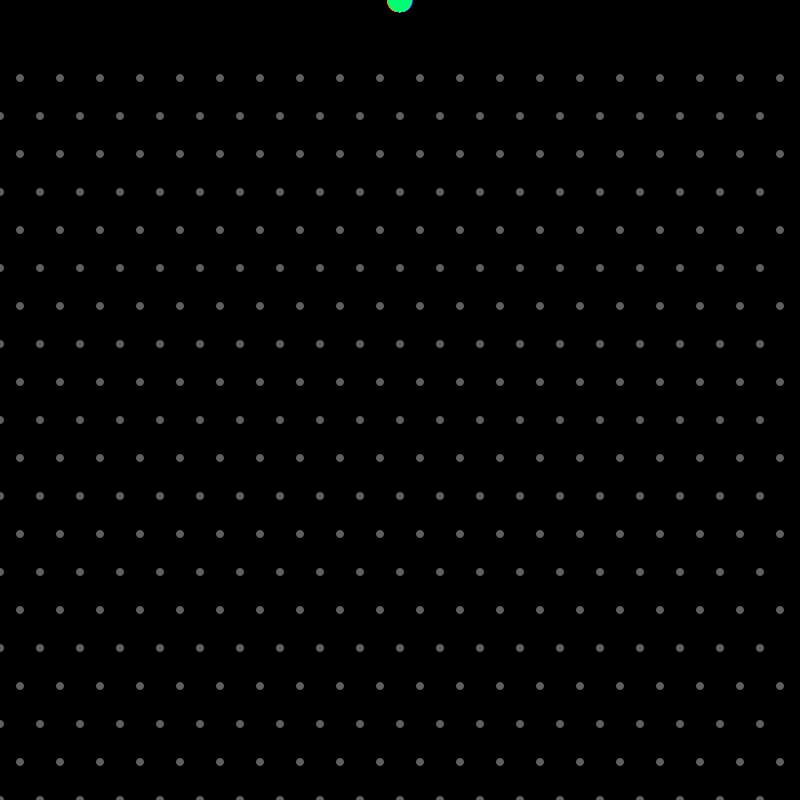
Frame 1 (no input)
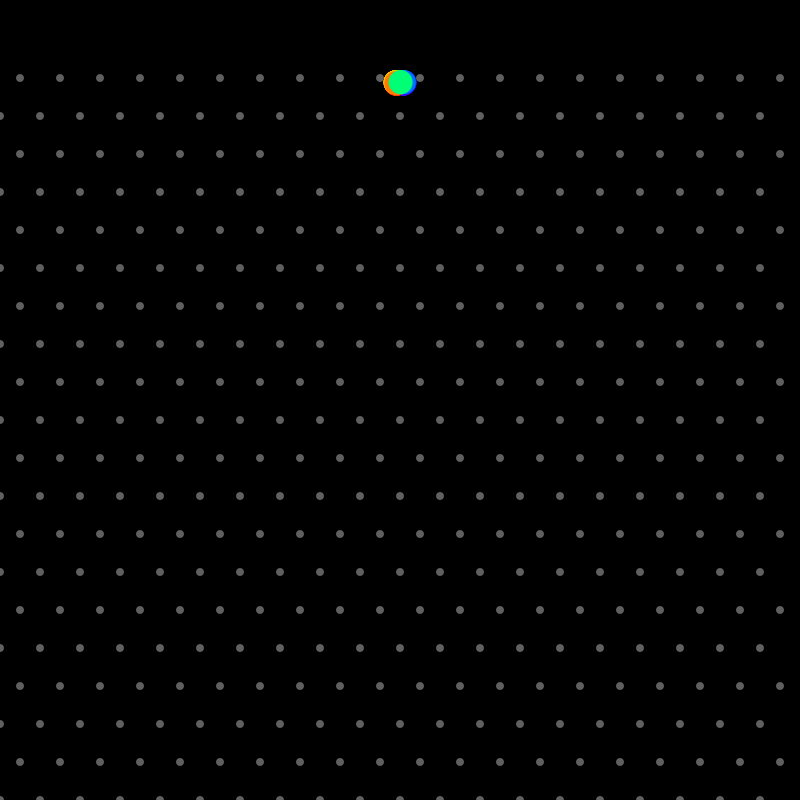
Frame 60 (the mouse pressed at the canvas centre just before this capture)
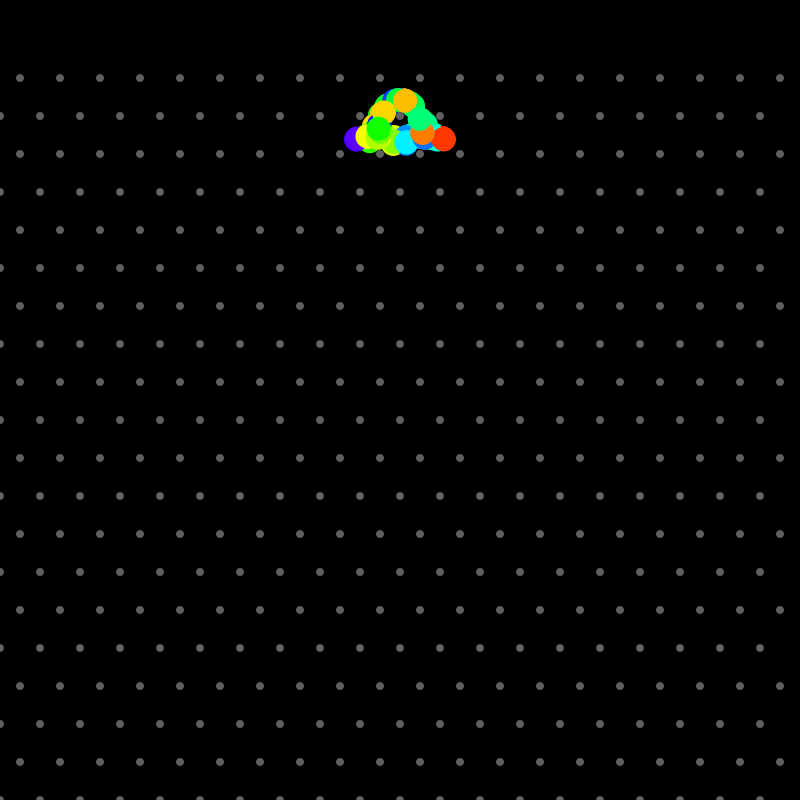
Frame 120 (the mouse held since frame 60 and released just before this capture)

The Processing sketch that drew these frames (run headless with seeded random() and noise(); from frame 60 on, the mouse is pressed at the canvas centre):

// Processing sketch: processing_81710
// ── processing_81710.pde

boolean background_refresh = true;//true;
boolean balls_refresh = true;
boolean balls_dots = false;
int frameskip = 1;

float range = 2; //range in which balls are dropped

//int maxballs = 50000;

int Nx = 20; //Number of pins in y
int Ny = 20; //Number of pins in x

int Nb = 100; //Number of balls

float ballr = 12;
float pinr = 4;
float bouncy = 0.4;

Ball[] balls = new Ball[Nb]; //Array containing balls
Pin[] pins = new Pin[Nx*Ny]; //Array containing all pins

int[] counter = new int[Nx];

float g = -0.1; //Gravitational acceleration
int i, ii, xi, yi, bi; //Counters
int ballcount = 0;

void setup(){
  
  size(800, 800);
  
  //place pins
  for(yi = 0; yi < Ny; yi++){
    for(xi = 0; xi < Nx; xi++){
      pins[xi + Nx*yi]= new Pin( 
        (width/(Nx)) * (xi + float((yi%2))/2),
        (height/(Ny+1)) * float(yi) );
    }
  }
    
  background(0);
  noStroke();
  ellipseMode(RADIUS);
  colorMode(HSB);
  
  for(bi = 0; bi < Nb; bi++){
    balls[bi] = new Ball();
    balls[bi].reset();
  }
  
}

void draw(){
  
  if(background_refresh == true){
    background(0);}
  
  for(ii = 0; ii < frameskip; ii++){
  
  //Reset Ball
  for(bi = 0; bi < Nb; bi++){
    
    if(balls[bi].y < 0 && balls_refresh == true){
      for(xi = 0; xi < Nx; xi++){
        if(balls[bi].x > (width/(Nx)) * xi && balls[bi].x < (width/(Nx)) * (xi+1)){
           counter[xi]++;}}
      balls[bi].reset();
      ballcount++;
    }
    //if (ballcount >= maxballs) exit();
  
    //Check collision
    for(i = 0; i < Nx*Ny; i++){
      balls[bi].checkCollision(pins[i]);
    }
  
    balls[bi].integrate();
  
    //drawing phase
    if(ii == frameskip-1)balls[bi].drawme();
  }}
  noStroke();
  fill(96);
  for(i = 0; i < Nx*Ny; i++){
  pins[i].drawme();}
}

class Pin
{
  float x, y, r;
  
  Pin(float xx, float yy){
    x = xx; y = yy;
    r = pinr;}
    
  void drawme(){
    noStroke();
    fill(96);
    ellipse(x, height-y,r,r);
  }
}

class Ball
{
  float x, y, vx, vy, r;
  float bouncyness;
  color c;
  
  Ball(){
    x = 0; y = 0; vx = 0; vy = 0; r = 8; c = color(0,255,0); bouncyness = 0.5;}
  
  void reset(){
    float rr = random(1);
    
    r = ballr;
    bouncyness = bouncy;
    y = height; x = width/2 - range/2 + rr*range;//r*range;
    vx = 0; vy = 0;
    
    c = color(192*rr,255,255);
  }
  
  void integrate(){
    //Integrate x''
    vy += g;
    //Integrate x'
    x += vx;
    y += vy;
  }
    
  void drawme(){
    noStroke();
    fill(c);
    if(balls_dots == true)
      ellipse(x, height-y, 1, 1);
    else ellipse(x, height-y, r, r);
  }
  
  void checkCollision(Pin pin){ 
    if(sqrt(sq(x + vx - pin.x) + sq(y + (vy+g) - pin.y)) < (r + pin.r)){collide(pin);}
  }

  void collide(Pin pin){  
      
      float distance = sqrt(sq(pin.x - x)+sq(pin.y - y));

      float speed_module = sqrt( sq(vx) + sq( (vy+g) ) );
    
      float collision_angle = acos( (vx*(pin.x-x) + (vy+g)*(pin.y-y))/( speed_module * distance ) );
    
      float perpendicular_speed = speed_module * cos(collision_angle);
      
      vx -= (1 + bouncyness) * ( perpendicular_speed*(pin.x-x)/distance );
      vy -= (1 + bouncyness) * ( perpendicular_speed*(pin.y-y)/distance );

  }
}
